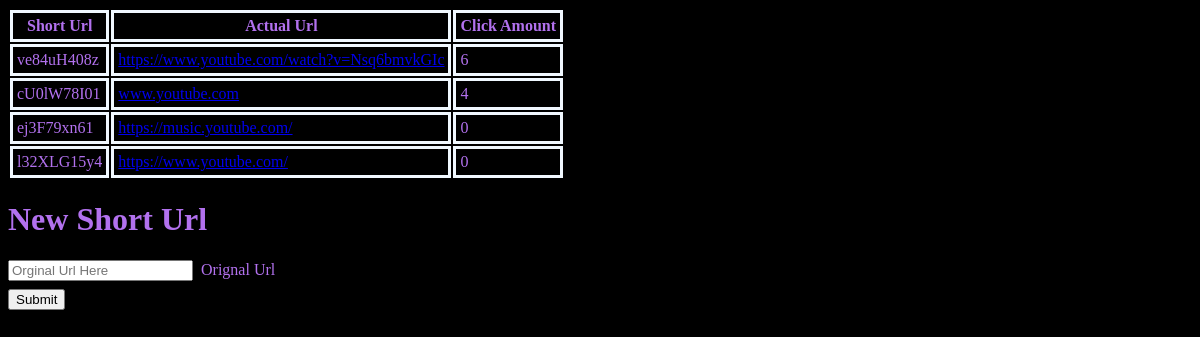
Page /urlshortener/ on the committed database.
### urlshortener/models.py (models this page shows, shortened)
class Urlshort(models.Model):
    ourl = models.URLField(max_length=300)
    surl = models.CharField(max_length=51)
    num_clicked = models.PositiveIntegerField(default=0)

### urlshortener/views.py (the view)
# urls.py: path('', views.index, name='index'),
def index(request):
    urls = Urlshort.objects.all().order_by('-num_clicked')
    context = {'urls':urls}
    return render(request, 'urlshortener/index.html', context)

### urlshortener/templates/urlshortener/index.html (shortened to what this page needs)
{% load static %}
<!DOCTYPE html>
<html lang="en">
<head>
    <link rel="stylesheet" href="{% static 'urlshortener/style.css'%}">
</head>
<body>
    {% if urls %}
    <table>
        <tr>
            <th>Short Url</th>
            <th>Actual Url</th>
            <th>Click Amount</th>
        </tr>
        {% for url in urls %}
        <tr>
            <td>{{url.surl}}
            <td><a href="{{url.ourl}}">{{url.ourl}}</a>
            <td>{{url.num_clicked}}
        </tr>
        {% endfor %}
    </table>
    {%endif%}
    <h1>New Short Url</h1>
    <form action="{% url 'urlshortener:newurl' %}" method='POST'>
        <input type='text' name='ourl' id='ourl' placeholder='Orginal Url Here'><label for='ourl'>Orignal Url</label>
        <br><input type='submit' value='Submit'>
    </form>
</body>
</html>

### urlshortener/static/urlshortener/style.css (style rules this page uses)
html { background-color: black; box-sizing: border-box; color:rgb(178, 113, 238) }
*,*::before,*::after { box-sizing: inherit; }
th,tr,td { border-color: aliceblue; border-style:solid; padding:4px; }
input { margin-bottom: 8px; margin-right:8px; }

### rows in the picture
Urlshort: surl "ve84uH408z", ourl "https://www.youtube.com/watch?v=Nsq6bmvkGIc", num_clicked "6"
Urlshort: surl "cU0lW78I01", ourl "www.youtube.com", num_clicked "4"
Urlshort: surl "ej3F79xn61", ourl "https://music.youtube.com/", num_clicked "0"
Urlshort: surl "l32XLG15y4", ourl "https://www.youtube.com/", num_clicked "0"
